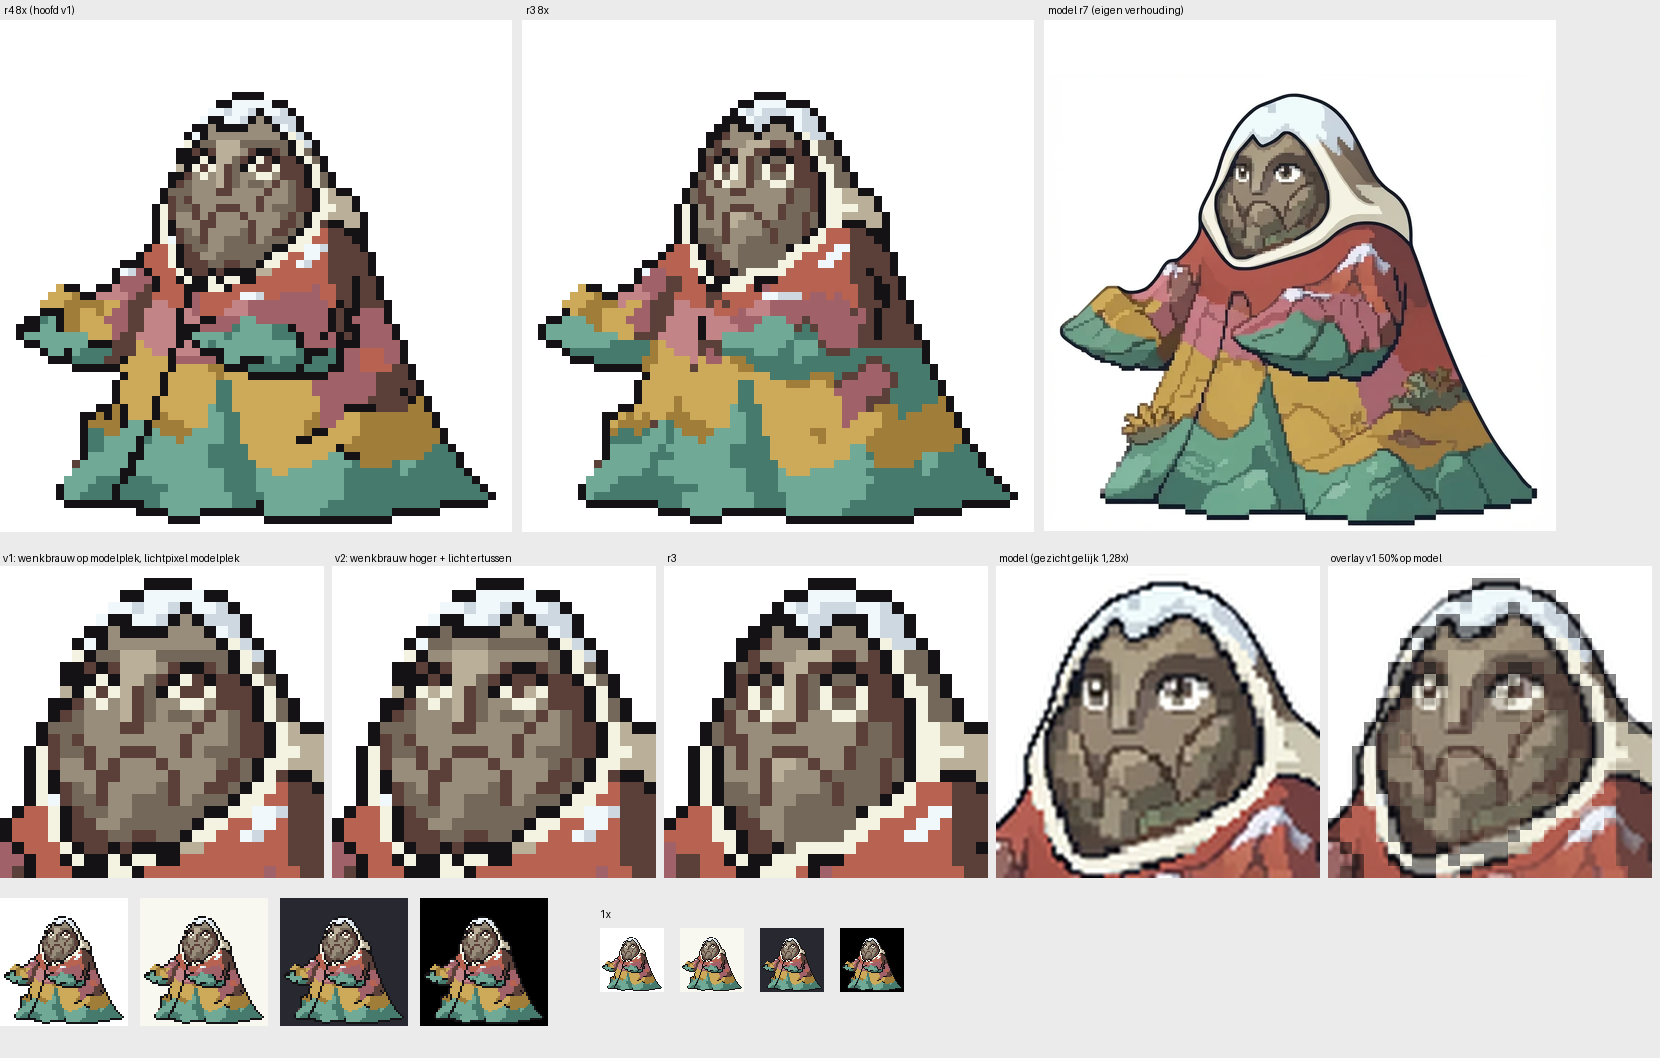

The script that saved this image:
# vel r4: r4 | r3 | model op 8x (model in eigen verhouding); hoofd 12x: v1 | v2 | r3 | model (gezicht gelijk 1,28x) | overlay v1 op model; 1x
import sys; sys.path.insert(0,'r2'); from gemeen import *; from PIL import Image, ImageDraw
PAL3=list(PAL); PAL3[2]=(90,64,57); PAL3[7]=(194,132,134); PAL3[9]=(160,98,104)
def rgb(o,pal=PAL3,bg=(255,255,255)): return Image.fromarray(np.array([[bg if v==0 else pal[v] for v in r] for r in o],np.uint8))
PX,FX,PY,FY=5.704,5.16,5.692,3.088; MY,MX=-21,-2
o=np.load('r4/pachamama_r4.npy'); o2=np.load('r4/pachamama_r4_v2.npy'); o3=np.load('r3/pachamama_r3.npy')
r4=rgb(o).resize((512,512),Image.NEAREST); r4.save('r4/pachamama_r4_8x.png')
M=Image.open('../referenties/gemini_gekozen_r7.png').convert('RGB')
md=Image.new('RGB',(int(round(192*PX)),int(round(192*PY))),'white'); md.paste(M,(int(round(-(FX+MX*PX))),int(round(-(FY+MY*PY)))))
md=md.resize((512,int(round(512*PY/PX))),Image.LANCZOS)
y0,y1,x0,x1=8,34,17,44; S=12; W,H=(x1-x0)*S,(y1-y0)*S
kop=lambda a: rgb(a[y0:y1,x0:x1]).resize((W,H),Image.NEAREST)
mg=Image.open('r4/natief_g2.png').convert('RGB').crop((MX+3*x0,MY+3*y0,MX+3*x1,MY+3*y1)).resize((W,H),Image.LANCZOS)
ov=Image.blend(mg,kop(o),.5)
koppen=[('v1: wenkbrauw op modelplek, lichtpixel modelplek',kop(o)),('v2: wenkbrauw hoger + licht ertussen',kop(o2)),('r3',kop(o3)),('model (gezicht gelijk 1,28x)',mg),('overlay v1 50% op model',ov)]
vel=Image.new('RGB',(max(3*522,5*(W+8)),20+512+34+H+180),(235,235,235)); d=ImageDraw.Draw(vel)
for i,(im,t) in enumerate(((r4,'r4 8x (hoofd v1)'),(rgb(o3).resize((512,512),Image.NEAREST),'r3 8x'),(md,'model r7 (eigen verhouding)'))): vel.paste(im,(i*522,20)); d.text((i*522+4,4),t,fill=0)
yk=20+512+34
for i,(t,im) in enumerate(koppen): vel.paste(im,(i*(W+8),yk)); d.text((i*(W+8)+3,yk-14),t,fill=0)
y2=yk+H+20
for i,bg in enumerate(((255,255,255),(248,248,240),(40,40,48),(0,0,0))):
  t=rgb(o,bg=bg); vel.paste(t.resize((128,128),Image.NEAREST),(i*140,y2)); vel.paste(t,(600+i*80,y2+30))
d.text((600,y2+10),'1x',fill=0)
vel.save('r4/vel.png'); print(vel.size)
